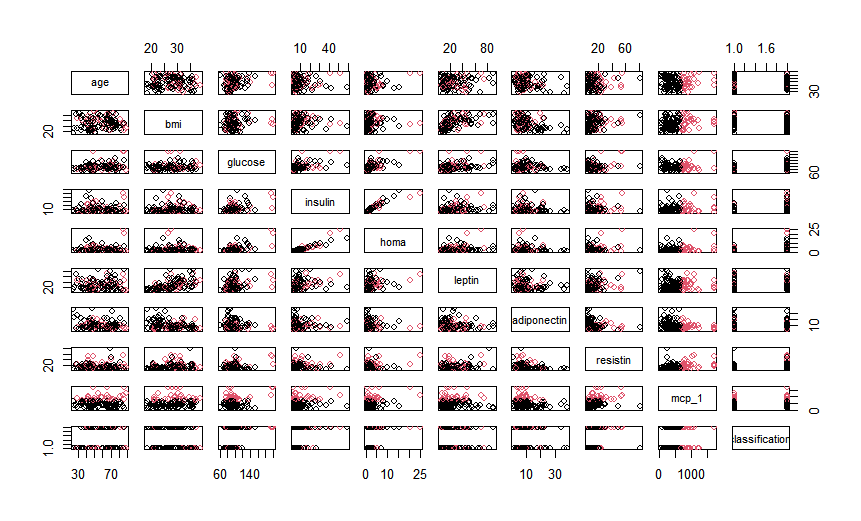

R code for this plot:
# Load required libraries
library(cluster)
library(datasets)

# Load the dataset
data <- read.csv("C:/Users/thanm/OneDrive/Desktop/data.csv.csv", header = TRUE)

# Perform k-means clustering
kmeans_clusters <- kmeans(data, centers = 2)  # You can change the number of centers as needed

# Print the clustering result
print(kmeans_clusters)

# Plot the clustering result
plot(data, col = kmeans_clusters$cluster)
points(kmeans_clusters$centers, col = 1:2, pch = 8, cex = 2)
